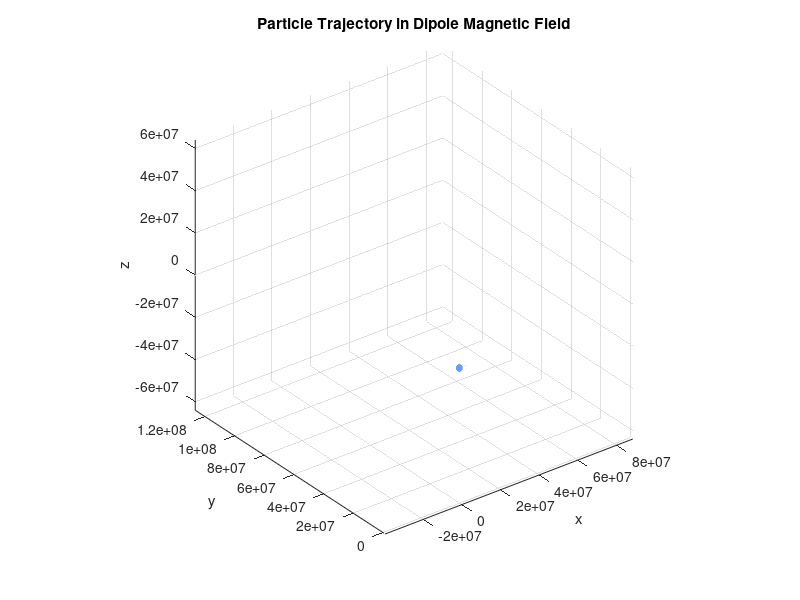
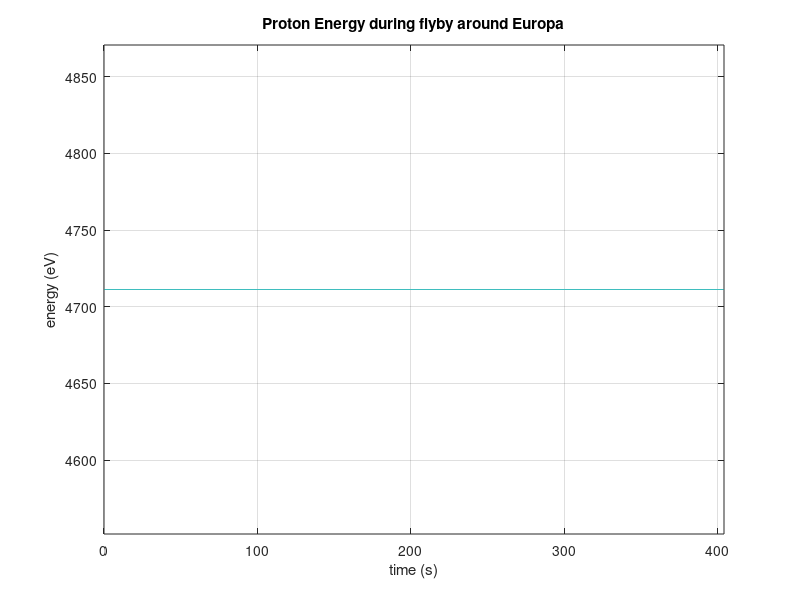

Here is the MATLAB script that generated these plots, in order:
% constants

q = 1.602e-19;              % charge of proton (C)
m = 1.67262192e-27;         % mass of proton (kg)

omega = 2*pi/(11.23*3600);  % Synodic frequency in rad/s

% simulation parameters
numsteps = 100000;                      % Number of time steps
period = 2 * pi / (100 * omega);         % modelling 1/100 of a synodic period
time = linspace(0, period, numsteps);
timestep = period / numsteps;

% B_prim points mainly along x and y (x: dir of corotation, y: toward jupiter)
B0_vec = [75 * 10 ^-9; 200 * 10 ^-9; 0];  % 75 nT azimuthal, 200 nT radial
B_prim = real(B0_vec .* exp(-1i * omega * time));

A = 1;
phi = 0;

mu0 = 4*pi*1e-7;  % vacuum permeability
R_E = 1560e3;     % Europa radius in meters

% induced dipole moment magnitude
M0 = -(4*pi/mu0) * A * exp(1i*phi) * B_prim .* (R_E^3)/2;
M_real = real(M0);


% define function to compute secondary magnetic field at a point
r_hat = @(r) r / norm(r);
B_sec = @(r, M) (mu0/(4*pi)) * (3*dot(r_hat(r), M)*r_hat(r) - M) / norm(r)^3;

E = [0; 0; 0]; % not using E-field yet, left here for boris method computation

r = zeros(3, numsteps);     % position (m)
v = zeros(3, numsteps);     % velocity (m/s)

r(:,1) = [R_E * 2; 0; 0];  % initial position
v(:,1) = [950000; 0; 0];   % initial velocity

for n = 1:numsteps-1

    B = B_sec(r(:,n), M_real(:,n)) + B_prim(:,n);

    t = (q * B / m) * (0.5 * timestep);
    s = 2 * t / (1 + dot(t, t));

    v_minus = v(:,n) + 0.5 .* q ./ m .* timestep * E;
    
    % rotation
    v_prime = v_minus + cross(v_minus, t);
    v_plus  = v_minus + cross(v_prime, s);

    v_plus = v_plus + 0.5 * (q/m) * E * timestep;
    
    % advance position using v_plus (same as v at half-step)
    r(:,n+1) = r(:,n) + v_plus * timestep;
    
    % store updated velocity
    v(:,n+1) = v_plus;
end

% plotting
figure;
plot3(r(1, :), r(2, :), r(3, :))
hold on
xlabel('x'); ylabel('y'); zlabel('z')
title('Particle Trajectory in Dipole Magnetic Field')

% adding Europa sphere
[xs, ys, zs] = sphere(50);  % higher resolution sphere
surf(R_E * xs, R_E * ys, R_E * zs, ...
    'FaceColor', [0.2 0.5 1], ...     % easy-ish to see blue
    'EdgeColor', 'none', ...
    'FaceAlpha', 0.5);               % semi-transparent

% set view and axis
axis equal
grid on
view(3)
hold off

energies = .5 .* m .* vecnorm(v).^2 * 6.242 * 10 ^ 18;
times = linspace(0, timestep * numsteps, numsteps);

figure;
plot(times, energies);
xlabel('time (s)');
ylabel('energy (eV)');
title('Proton Energy during flyby around Europa');
axis equal;
grid on;
